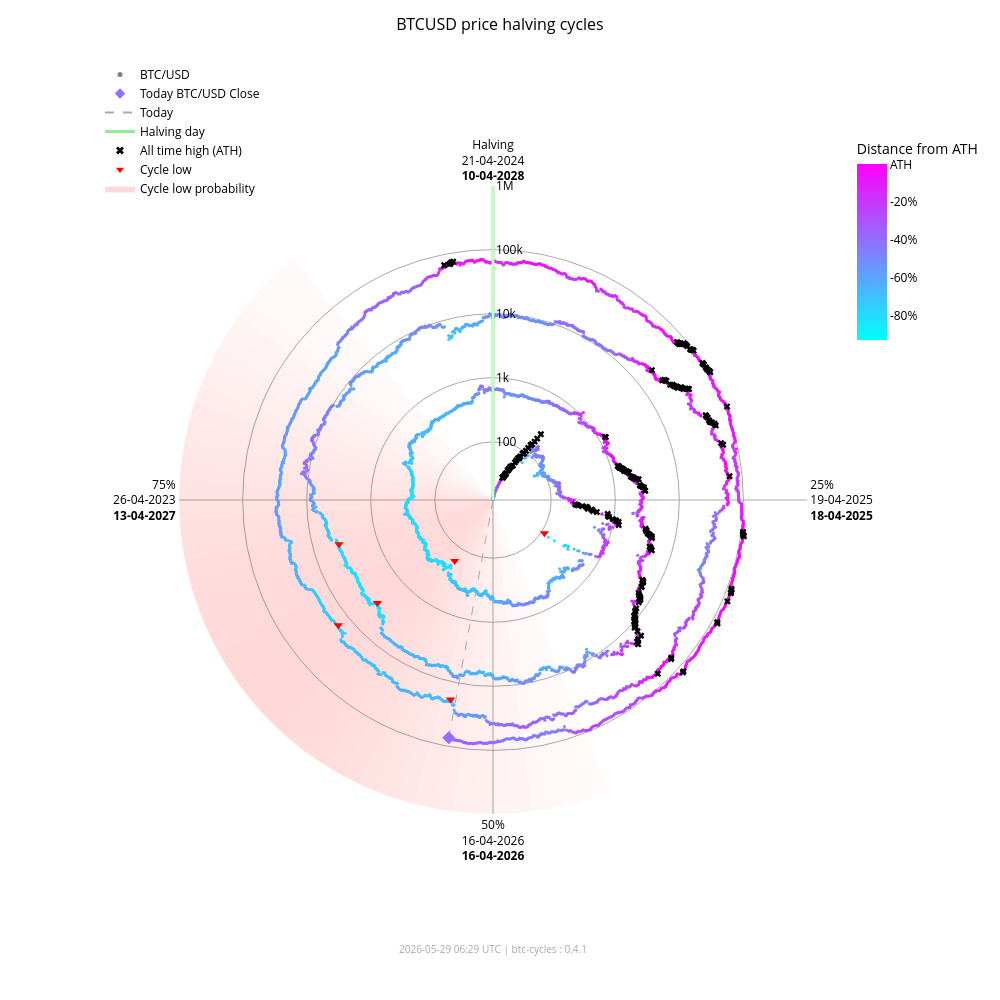

The cell this chart's notebook holds for it:
### Markdown cell above
### Interactive chart (plotly)

### Code cell
fig_interactive = btc.plot(
    kind="interactive",
    from_date="2012-11-28",
)
# plotly config for interactivity
config = {"scrollZoom": True, "displayModeBar": True}
# display in notebook
fig_interactive.show(config=config)

### Figure 1 — Plotly figure (JSON) as saved in the notebook; plotly's stock layout.template omitted (floating-point values rounded to 4 significant figures; data arrays with more than 128 entries replaced by an {"elided": "..."} marker saying what was removed)
{"data": [{"fill": "toself", "fillcolor": "rgba(255,0,0,0.017168280509461755)", "hoverinfo": "skip", "line": {"width": 0}, "mode": "lines", "r": [12.35, 1000000, 1000000, 12.35, 12.35], "showlegend": false, "theta": [158.4, 158.4, 162.0, 162.0, 158.4], "type": "scatterpolar"}, {"fill": "toself", "fillcolor": "rgba(255,0,0,0.022114794501891175)", "hoverinfo": "skip", "line": {"width": 0}, "mode": "lines", "r": [12.35, 1000000, 1000000, 12.35, 12.35], "showlegend": false, "theta": [162.0, 162.0, 165.6, 165.6, 162.0], "type": "scatterpolar"}, {"fill": "toself", "fillcolor": "rgba(255,0,0,0.02790404259511669)", "hoverinfo": "skip", "line": {"width": 0}, "mode": "lines", "r": [12.35, 1000000, 1000000, 12.35, 12.35], "showlegend": false, "theta": [165.6, 165.6, 169.2, 169.2, 165.6], "type": "scatterpolar"}, {"fill": "toself", "fillcolor": "rgba(255,0,0,0.034518294852420334)", "hoverinfo": "skip", "line": {"width": 0}, "mode": "lines", "r": [12.35, 1000000, 1000000, 12.35, 12.35], "showlegend": false, "theta": [169.2, 169.2, 172.8, 172.8, 169.2], "type": "scatterpolar"}, {"fill": "toself", "fillcolor": "rgba(255,0,0,0.041901979682821514)", "hoverinfo": "skip", "line": {"width": 0}, "mode": "lines", "r": [12.35, 1000000, 1000000, 12.35, 12.35], "showlegend": false, "theta": [172.8, 172.8, 176.4, 176.4, 172.8], "type": "scatterpolar"}, {"fill": "toself", "fillcolor": "rgba(255,0,0,0.04996405861294358)", "hoverinfo": "skip", "line": {"width": 0}, "mode": "lines", "r": [12.35, 1000000, 1000000, 12.35, 12.35], "showlegend": false, "theta": [176.4, 176.4, 180.0, 180.0, 176.4], "type": "scatterpolar"}, {"fill": "toself", "fillcolor": "rgba(255,0,0,0.05858349692240514)", "hoverinfo": "skip", "line": {"width": 0}, "mode": "lines", "r": [12.35, 1000000, 1000000, 12.35, 12.35], "showlegend": false, "theta": [180.0, 180.0, 183.6, 183.6, 180.0], "type": "scatterpolar"}, {"fill": "toself", "fillcolor": "rgba(255,0,0,0.06761662035375064)", "hoverinfo": "skip", "line": {"width": 0}, "mode": "lines", "r": [12.35, 1000000, 1000000, 12.35, 12.35], "showlegend": false, "theta": [183.6, 183.6, 187.2, 187.2, 183.6], "type": "scatterpolar"}, {"fill": "toself", "fillcolor": "rgba(255,0,0,0.07690481219944661)", "hoverinfo": "skip", "line": {"width": 0}, "mode": "lines", "r": [12.35, 1000000, 1000000, 12.35, 12.35], "showlegend": false, "theta": [187.2, 187.2, 190.8, 190.8, 187.2], "type": "scatterpolar"}, {"fill": "toself", "fillcolor": "rgba(255,0,0,0.08628112000611096)", "hoverinfo": "skip", "line": {"width": 0}, "mode": "lines", "r": [12.35, 1000000, 1000000, 12.35, 12.35], "showlegend": false, "theta": [190.8, 190.8, 194.4, 194.4, 190.8], "type": "scatterpolar"}, {"fill": "toself", "fillcolor": "rgba(255,0,0,0.09557490841018089)", "hoverinfo": "skip", "line": {"width": 0}, "mode": "lines", "r": [12.35, 1000000, 1000000, 12.35, 12.35], "showlegend": false, "theta": [194.4, 194.4, 198.0, 198.0, 194.4], "type": "scatterpolar"}, {"fill": "toself", "fillcolor": "rgba(255,0,0,0.10461455782963762)", "hoverinfo": "skip", "line": {"width": 0}, "mode": "lines", "r": [12.35, 1000000, 1000000, 12.35, 12.35], "showlegend": false, "theta": [198.0, 198.0, 201.6, 201.6, 198.0], "type": "scatterpolar"}, {"fill": "toself", "fillcolor": "rgba(255,0,0,0.11322908719652829)", "hoverinfo": "skip", "line": {"width": 0}, "mode": "lines", "r": [12.35, 1000000, 1000000, 12.35, 12.35], "showlegend": false, "theta": [201.6, 201.6, 205.2, 205.2, 201.6], "type": "scatterpolar"}, {"fill": "toself", "fillcolor": "rgba(255,0,0,0.12125015337052986)", "hoverinfo": "skip", "line": {"width": 0}, "mode": "lines", "r": [12.35, 1000000, 1000000, 12.35, 12.35], "showlegend": false, "theta": [205.2, 205.2, 208.8, 208.8, 205.2], "type": "scatterpolar"}, {"fill": "toself", "fillcolor": "rgba(255,0,0,0.12851590515331976)", "hoverinfo": "skip", "line": {"width": 0}, "mode": "lines", "r": [12.35, 1000000, 1000000, 12.35, 12.35], "showlegend": false, "theta": [208.8, 208.8, 212.4, 212.4, 208.8], "type": "scatterpolar"}, {"fill": "toself", "fillcolor": "rgba(255,0,0,0.13487757461161184)", "hoverinfo": "skip", "line": {"width": 0}, "mode": "lines", "r": [12.35, 1000000, 1000000, 12.35, 12.35], "showlegend": false, "theta": [212.4, 212.4, 216.0, 216.0, 212.4], "type": "scatterpolar"}, {"fill": "toself", "fillcolor": "rgba(255,0,0,0.14020862181849592)", "hoverinfo": "skip", "line": {"width": 0}, "mode": "lines", "r": [12.35, 1000000, 1000000, 12.35, 12.35], "showlegend": false, "theta": [216.0, 216.0, 219.6, 219.6, 216.0], "type": "scatterpolar"}, {"fill": "toself", "fillcolor": "rgba(255,0,0,0.14441504950654527)", "hoverinfo": "skip", "line": {"width": 0}, "mode": "lines", "r": [12.35, 1000000, 1000000, 12.35, 12.35], "showlegend": false, "theta": [219.6, 219.6, 223.2, 223.2, 219.6], "type": "scatterpolar"}, {"fill": "toself", "fillcolor": "rgba(255,0,0,0.14744459351271713)", "hoverinfo": "skip", "line": {"width": 0}, "mode": "lines", "r": [12.35, 1000000, 1000000, 12.35, 12.35], "showlegend": false, "theta": [223.2, 223.2, 226.8, 226.8, 223.2], "type": "scatterpolar"}, {"fill": "toself", "fillcolor": "rgba(255,0,0,0.14929223192296423)", "hoverinfo": "skip", "line": {"width": 0}, "mode": "lines", "r": [12.35, 1000000, 1000000, 12.35, 12.35], "showlegend": false, "theta": [226.8, 226.8, 230.4, 230.4, 226.8], "type": "scatterpolar"}, {"fill": "toself", "fillcolor": "rgba(255,0,0,0.15)", "hoverinfo": "skip", "line": {"width": 0}, "mode": "lines", "r": [12.35, 1000000, 1000000, 12.35, 12.35], "showlegend": false, "theta": [230.4, 230.4, 234.0, 234.0, 230.4], "type": "scatterpolar"}, {"fill": "toself", "fillcolor": "rgba(255,0,0,0.14965033825231114)", "hoverinfo": "skip", "line": {"width": 0}, "mode": "lines", "r": [12.35, 1000000, 1000000, 12.35, 12.35], "showlegend": false, "theta": [234.0, 234.0, 237.6, 237.6, 234.0], "type": "scatterpolar"}, {"fill": "toself", "fillcolor": "rgba(255,0,0,0.14835378057909807)", "hoverinfo": "skip", "line": {"width": 0}, "mode": "lines", "r": [12.35, 1000000, 1000000, 12.35, 12.35], "showlegend": false, "theta": [237.6, 237.6, 241.2, 241.2, 237.6], "type": "scatterpolar"}, {"fill": "toself", "fillcolor": "rgba(255,0,0,0.14623322283554635)", "hoverinfo": "skip", "line": {"width": 0}, "mode": "lines", "r": [12.35, 1000000, 1000000, 12.35, 12.35], "showlegend": false, "theta": [241.2, 241.2, 244.8, 244.8, 241.2], "type": "scatterpolar"}, {"fill": "toself", "fillcolor": "rgba(255,0,0,0.1434078538226231)", "hoverinfo": "skip", "line": {"width": 0}, "mode": "lines", "r": [12.35, 1000000, 1000000, 12.35, 12.35], "showlegend": false, "theta": [244.8, 244.8, 248.4, 248.4, 244.8], "type": "scatterpolar"}, {"fill": "toself", "fillcolor": "rgba(255,0,0,0.13997983179373427)", "hoverinfo": "skip", "line": {"width": 0}, "mode": "lines", "r": [12.35, 1000000, 1000000, 12.35, 12.35], "showlegend": false, "theta": [248.4, 248.4, 252.0, 252.0, 248.4], "type": "scatterpolar"}, {"fill": "toself", "fillcolor": "rgba(255,0,0,0.13602598258454268)", "hoverinfo": "skip", "line": {"width": 0}, "mode": "lines", "r": [12.35, 1000000, 1000000, 12.35, 12.35], "showlegend": false, "theta": [252.0, 252.0, 255.6, 255.6, 252.0], "type": "scatterpolar"}, {"fill": "toself", "fillcolor": "rgba(255,0,0,0.13159547355344953)", "hoverinfo": "skip", "line": {"width": 0}, "mode": "lines", "r": [12.35, 1000000, 1000000, 12.35, 12.35], "showlegend": false, "theta": [255.6, 255.6, 259.2, 259.2, 255.6], "type": "scatterpolar"}, {"fill": "toself", "fillcolor": "rgba(255,0,0,0.12671301775492697)", "hoverinfo": "skip", "line": {"width": 0}, "mode": "lines", "r": [12.35, 1000000, 1000000, 12.35, 12.35], "showlegend": false, "theta": [259.2, 259.2, 262.8, 262.8, 259.2], "type": "scatterpolar"}, {"fill": "toself", "fillcolor": "rgba(255,0,0,0.12138610149219965)", "hoverinfo": "skip", "line": {"width": 0}, "mode": "lines", "r": [12.35, 1000000, 1000000, 12.35, 12.35], "showlegend": false, "theta": [262.8, 262.8, 266.4, 266.4, 262.8], "type": "scatterpolar"}, {"fill": "toself", "fillcolor": "rgba(255,0,0,0.1156142551644921)", "hoverinfo": "skip", "line": {"width": 0}, "mode": "lines", "r": [12.35, 1000000, 1000000, 12.35, 12.35], "showlegend": false, "theta": [266.4, 266.4, 270.0, 270.0, 266.4], "type": "scatterpolar"}, {"fill": "toself", "fillcolor": "rgba(255,0,0,0.10939851441251548)", "hoverinfo": "skip", "line": {"width": 0}, "mode": "lines", "r": [12.35, 1000000, 1000000, 12.35, 12.35], "showlegend": false, "theta": [270.0, 270.0, 273.6, 273.6, 270.0], "type": "scatterpolar"}, {"fill": "toself", "fillcolor": "rgba(255,0,0,0.10274974912946185)", "hoverinfo": "skip", "line": {"width": 0}, "mode": "lines", "r": [12.35, 1000000, 1000000, 12.35, 12.35], "showlegend": false, "theta": [273.6, 273.6, 277.2, 277.2, 273.6], "type": "scatterpolar"}, {"fill": "toself", "fillcolor": "rgba(255,0,0,0.09569517349791425)", "hoverinfo": "skip", "line": {"width": 0}, "mode": "lines", "r": [12.35, 1000000, 1000000, 12.35, 12.35], "showlegend": false, "theta": [277.2, 277.2, 280.8, 280.8, 277.2], "type": "scatterpolar"}, {"fill": "toself", "fillcolor": "rgba(255,0,0,0.08828282625646727)", "hoverinfo": "skip", "line": {"width": 0}, "mode": "lines", "r": [12.35, 1000000, 1000000, 12.35, 12.35], "showlegend": false, "theta": [280.8, 280.8, 284.4, 284.4, 280.8], "type": "scatterpolar"}, {"fill": "toself", "fillcolor": "rgba(255,0,0,0.08058400018765345)", "hoverinfo": "skip", "line": {"width": 0}, "mode": "lines", "r": [12.35, 1000000, 1000000, 12.35, 12.35], "showlegend": false, "theta": [284.4, 284.4, 288.0, 288.0, 284.4], "type": "scatterpolar"}, {"fill": "toself", "fillcolor": "rgba(255,0,0,0.07269354608292704)", "hoverinfo": "skip", "line": {"width": 0}, "mode": "lines", "r": [12.35, 1000000, 1000000, 12.35, 12.35], "showlegend": false, "theta": [288.0, 288.0, 291.6, 291.6, 288.0], "type": "scatterpolar"}, {"fill": "toself", "fillcolor": "rgba(255,0,0,0.06472784449068783)", "hoverinfo": "skip", "line": {"width": 0}, "mode": "lines", "r": [12.35, 1000000, 1000000, 12.35, 12.35], "showlegend": false, "theta": [291.6, 291.6, 295.2, 295.2, 291.6], "type": "scatterpolar"}, {"fill": "toself", "fillcolor": "rgba(255,0,0,0.05682021976743955)", "hoverinfo": "skip", "line": {"width": 0}, "mode": "lines", "r": [12.35, 1000000, 1000000, 12.35, 12.35], "showlegend": false, "theta": [295.2, 295.2, 298.8, 298.8, 295.2], "type": "scatterpolar"}, {"fill": "toself", "fillcolor": "rgba(255,0,0,0.04911378436707333)", "hoverinfo": "skip", "line": {"width": 0}, "mode": "lines", "r": [12.35, 1000000, 1000000, 12.35, 12.35], "showlegend": false, "theta": [298.8, 298.8, 302.4, 302.4, 298.8], "type": "scatterpolar"}, {"fill": "toself", "fillcolor": "rgba(255,0,0,0.04175213714896469)", "hoverinfo": "skip", "line": {"width": 0}, "mode": "lines", "r": [12.35, 1000000, 1000000, 12.35, 12.35], "showlegend": false, "theta": [302.4, 302.4, 306.0, 306.0, 302.4], "type": "scatterpolar"}, {"fill": "toself", "fillcolor": "rgba(255,0,0,0.034868865657538876)", "hoverinfo": "skip", "line": {"width": 0}, "mode": "lines", "r": [12.35, 1000000, 1000000, 12.35, 12.35], "showlegend": false, "theta": [306.0, 306.0, 309.6, 309.6, 306.0], "type": "scatterpolar"}, {"fill": "toself", "fillcolor": "rgba(255,0,0,0.02857722515334582)", "hoverinfo": "skip", "line": {"width": 0}, "mode": "lines", "r": [12.35, 1000000, 1000000, 12.35, 12.35], "showlegend": false, "theta": [309.6, 309.6, 313.2, 313.2, 309.6], "type": "scatterpolar"}, {"fill": "toself", "fillcolor": "rgba(255,0,0,0.022961515313555197)", "hoverinfo": "skip", "line": {"width": 0}, "mode": "lines", "r": [12.35, 1000000, 1000000, 12.35, 12.35], "showlegend": false, "theta": [313.2, 313.2, 316.8, 316.8, 313.2], "type": "scatterpolar"}, {"fill": "toself", "fillcolor": "rgba(255,0,0,0.01807146942917362)", "hoverinfo": "skip", "line": {"width": 0}, "mode": "lines", "r": [12.35, 1000000, 1000000, 12.35, 12.35], "showlegend": false, "theta": [316.8, 316.8, 320.4, 320.4, 316.8], "type": "scatterpolar"}, {"hoverinfo": "text", "marker": {"color": {"elided": "4931 str values"}, "size": 3}, "mode": "markers", "r": {"elided": "4931 float values"}, "showlegend": false, "text": {"elided": "4931 str values"}, "theta": {"elided": "4931 float values"}, "type": "scatterpolar"}, {"hoverinfo": "skip", "line": {"color": "lightgreen", "width": 3}, "mode": "lines", "r": [12.35, 1000000], "showlegend": false, "theta": [0, 0], "type": "scatterpolar"}, {"hoverinfo": "skip", "line": {"color": "darkgrey", "dash": "dash", "width": 1}, "mode": "lines", "r": [12.35, 73690.0], "showlegend": false, "theta": [190.5, 190.5], "type": "scatterpolar"}, {"hoverinfo": "text", "marker": {"color": "#8f70ff", "size": 10, "symbol": "diamond"}, "mode": "markers", "r": [73690.0], "showlegend": false, "text": ["Today<br>Date: 2026-05-29<br>Price: $73,689.64"], "theta": [190.5], "type": "scatterpolar"}, {"hoverinfo": "text", "marker": {"color": "black", "size": 6, "symbol": "x"}, "mode": "markers", "r": {"elided": "195 float values"}, "showlegend": false, "text": {"elided": "195 str values"}, "theta": {"elided": "195 float values"}, "type": "scatterpolar"}, {"hoverinfo": "text", "marker": {"color": "red", "size": 8, "symbol": "triangle-down"}, "mode": "markers", "r": [111.6, 164.9, 3233.0, 3925.0, 18950.0, 15760.0], "showlegend": false, "text": ["Cycle Low<br>Date: 2014-02-21<br>Price: $111.56<br>ATH distance: -91.0%", "Cycle Low<br>Date: 2015-01-14<br>Price: $164.92<br>ATH distance: -86.7%", "Cycle Low<br>Date: 2018-12-15<br>Price: $3,232.51<br>ATH distance: -83.3%", "Cycle Low<br>Date: 2019-03-25<br>Price: $3,924.55<br>ATH distance: -79.7%", "Cycle Low<br>Date: 2022-06-18<br>Price: $18,954.25<br>ATH distance: -71.9%", "Cycle Low<br>Date: 2022-11-21<br>Price: $15,760.19<br>ATH distance: -76.7%"], "theta": [122.8, 212.1, 228.3, 254.0, 192.0, 231.0], "type": "scatterpolar"}, {"marker": {"color": "grey", "size": 5}, "mode": "markers", "name": "BTC/USD", "r": [null], "theta": [null], "type": "scatterpolar"}, {"marker": {"color": "#8f70ff", "size": 8, "symbol": "diamond"}, "mode": "markers", "name": "Today BTC/USD Close", "r": [null], "theta": [null], "type": "scatterpolar"}, {"line": {"color": "darkgrey", "dash": "dash"}, "mode": "lines", "name": "Today", "r": [null], "theta": [null], "type": "scatterpolar"}, {"line": {"color": "lightgreen", "width": 3}, "mode": "lines", "name": "Halving day", "r": [null], "theta": [null], "type": "scatterpolar"}, {"marker": {"color": "black", "size": 7, "symbol": "x"}, "mode": "markers", "name": "All time high (ATH)", "r": [null], "theta": [null], "type": "scatterpolar"}, {"marker": {"color": "red", "size": 7, "symbol": "triangle-down"}, "mode": "markers", "name": "Cycle low", "r": [null], "theta": [null], "type": "scatterpolar"}, {"fill": "toself", "fillcolor": "rgba(255,0,0,0.15)", "line": {"width": 0}, "mode": "lines", "name": "Cycle low probability", "r": [null], "theta": [null], "type": "scatterpolar"}, {"hoverinfo": "skip", "marker": {"cmax": 0, "cmin": -0.9307, "color": [0], "colorbar": {"len": 0.25, "ticktext": ["ATH", "-20%", "-40%", "-60%", "-80%", "-100%"], "tickvals": [0, -0.2, -0.4, -0.6, -0.8, -1.0], "title": {"text": "Distance from ATH"}, "x": 0.95, "y": 0.92, "yanchor": "top"}, "colorscale": {"elided": "256x2 mixed values"}, "showscale": true, "size": 0}, "mode": "markers", "r": [null], "showlegend": false, "theta": [null], "type": "scatterpolar"}], "layout": {"annotations": [{"font": {"color": "darkgrey", "size": 10}, "showarrow": false, "text": "2026-05-29 06:29 UTC | btc-cycles : 0.4.1", "x": 0.5, "xref": "paper", "y": -0.02, "yref": "paper"}], "font": {"color": "black"}, "height": 1000, "legend": {"bgcolor": "rgba(0,0,0,0)", "font": {"color": "black"}, "x": 0.0, "y": 1.0}, "margin": {"b": 60, "l": 100, "r": 80, "t": 60}, "paper_bgcolor": "white", "plot_bgcolor": "white", "polar": {"angularaxis": {"color": "black", "direction": "clockwise", "gridcolor": "darkgrey", "rotation": 90, "ticktext": ["Halving<br>21-04-2024<br><b>10-04-2028</b>", "25%<br>19-04-2025<br><b>18-04-2025</b>", "50%<br>16-04-2026<br><b>16-04-2026</b>", "75%<br>26-04-2023<br><b>13-04-2027</b>"], "tickvals": [0, 90, 180, 270]}, "bgcolor": "white", "domain": {"x": [0.1, 0.9], "y": [0.05, 0.95]}, "radialaxis": {"angle": 90, "color": "black", "gridcolor": "darkgrey", "range": [1.092, 6.0], "tickangle": 90, "ticktext": ["100", "1k", "10k", "100k", "1M"], "tickvals": [100, 1000, 10000, 100000, 1000000], "type": "log"}}, "title": {"font": {"color": "black", "size": 16}, "text": "BTCUSD price halving cycles", "x": 0.5}, "width": 1000}}
